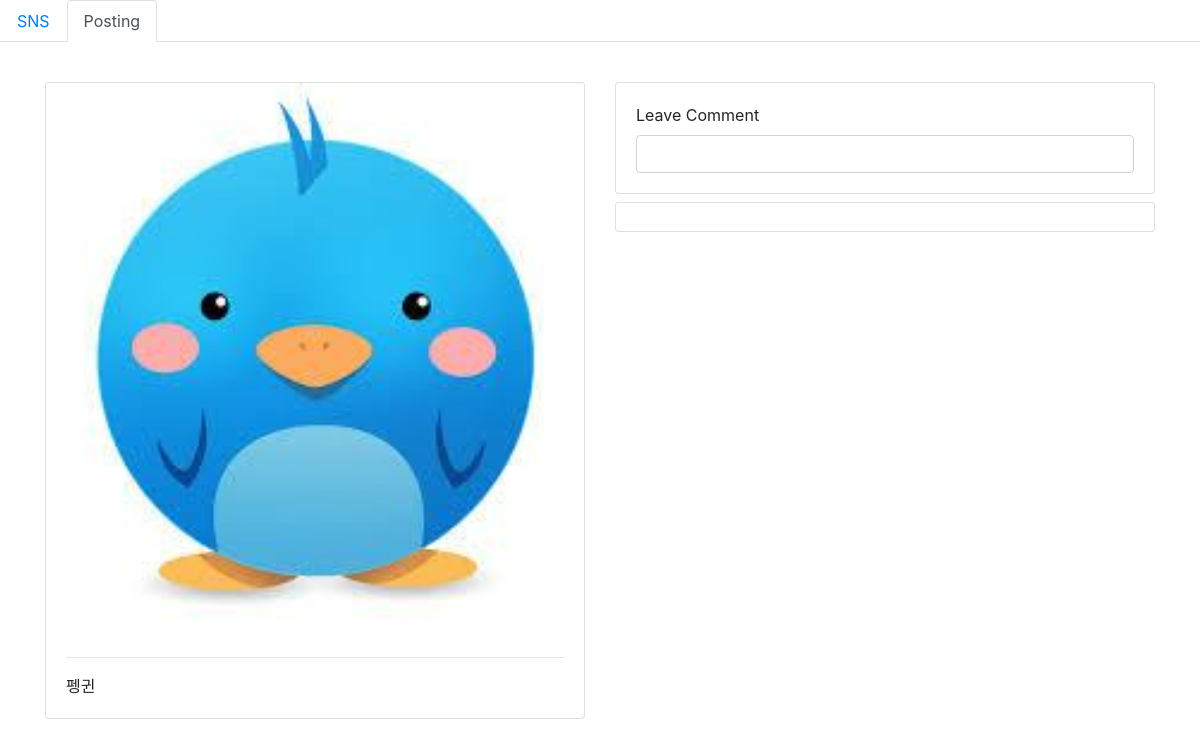
/sns/4/, run on an earlier commit of the app's database.
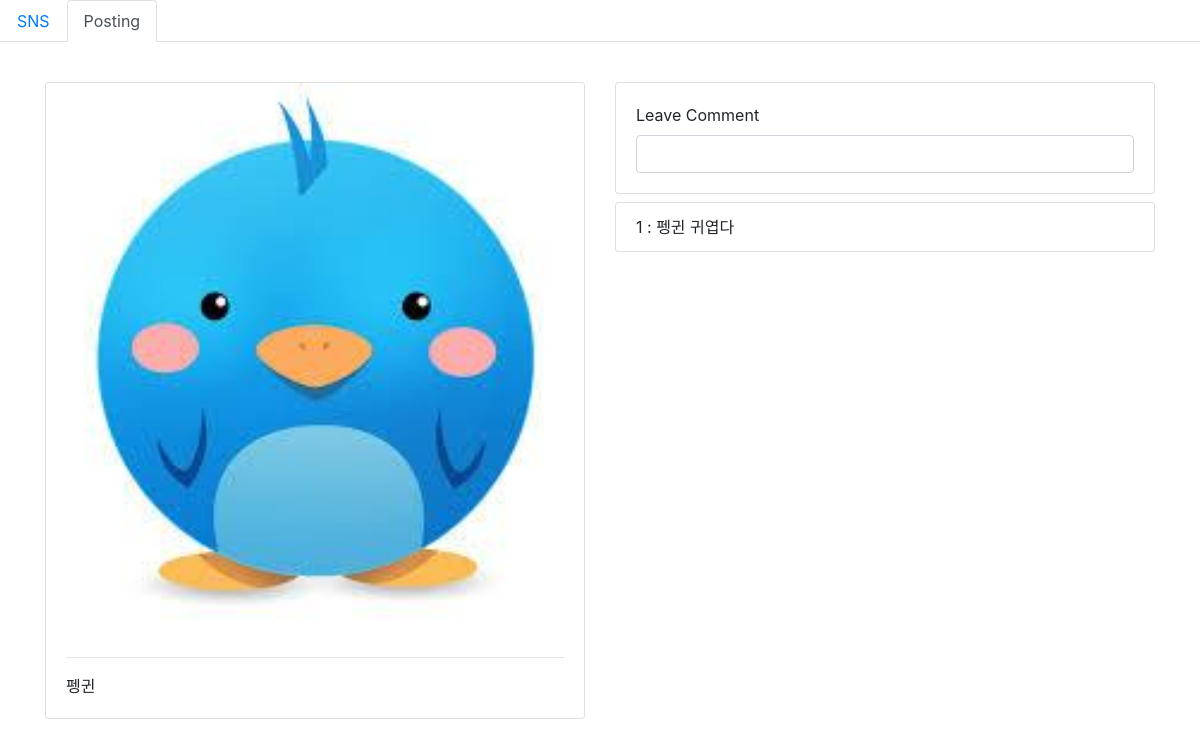
And on a later commit of the database.
### sns/models.py (models this page shows, shortened)
class Comment(models.Model):
    posting = models.ForeignKey(Posting, on_delete=models.CASCADE)
    content = models.CharField(max_length=100)
    created_at = models.DateTimeField(auto_now_add=True)
    updated_at = models.DateTimeField(auto_now=True)

### sns/views.py (the view)
# urls.py: path('<int:posting_id>/', views.posting_detail, name='posting_detail'),
def posting_detail(request, posting_id):
    posting = get_object_or_404(Posting, id=posting_id)
    comments = posting.comment_set.all().order_by('-created_at')
    return render(request, 'sns/detail.html', {
        'posting':posting,
        'comments':comments,
    })

### sns/templates/sns/detail.html (shortened to what this page needs)
{% extends 'sns/base.html' %}
{% block is_detail %}
    active
{% endblock %}
{% block body %}
    <div class="row mt-3">
        <div class="col-12 col-md-6">
            <div class="card">
                {% if posting.image %}
                    <img src="{{ posting.image.url }}" alt="{{ posting.image }}"
                        class="card-img-top image-fluid">
                {% else %}
                    <img src="https://picsum.photos/960/580/?random"
                         alt="random_image"
                        class="card-img-top image-fluid">
                {% endif %}
                <div class="card-body">
                    <hr>
                    <p class="card-text">
                        {{ posting.content }}
                    </p>
                </div>
            </div>
        </div>
        <div class="col-12 col-md-6">
            <div class="card mb-2">
                <div class="card-body">
                    <form action="{% url 'sns:create_comment' posting.id %}" method="post">
                        <label for="comment">Leave Comment</label>
                        <input type="text" name="comment" id="comment" class="form-control" autofocus>
                    </form>
                </div>
            </div>
            <div class="card">
                <ul class="list-group list-group-flush">
                    {% if comments %}
                        {% for comment in comments %}
                            <li class="list-group-item mb1">
                            {{ comment.id }} : {{ comment.content }}
                            </li>
                        {% endfor %}
                    {% else %}
                        <li class="list-group-item mb-1"></li>
                    {% endif %}
                </ul>
            </div>
        </div>
    </div>
{% endblock %}

What changed in the data, as far as the page shows it:
added Comment: id "1", content "펭귄 귀엽다"
